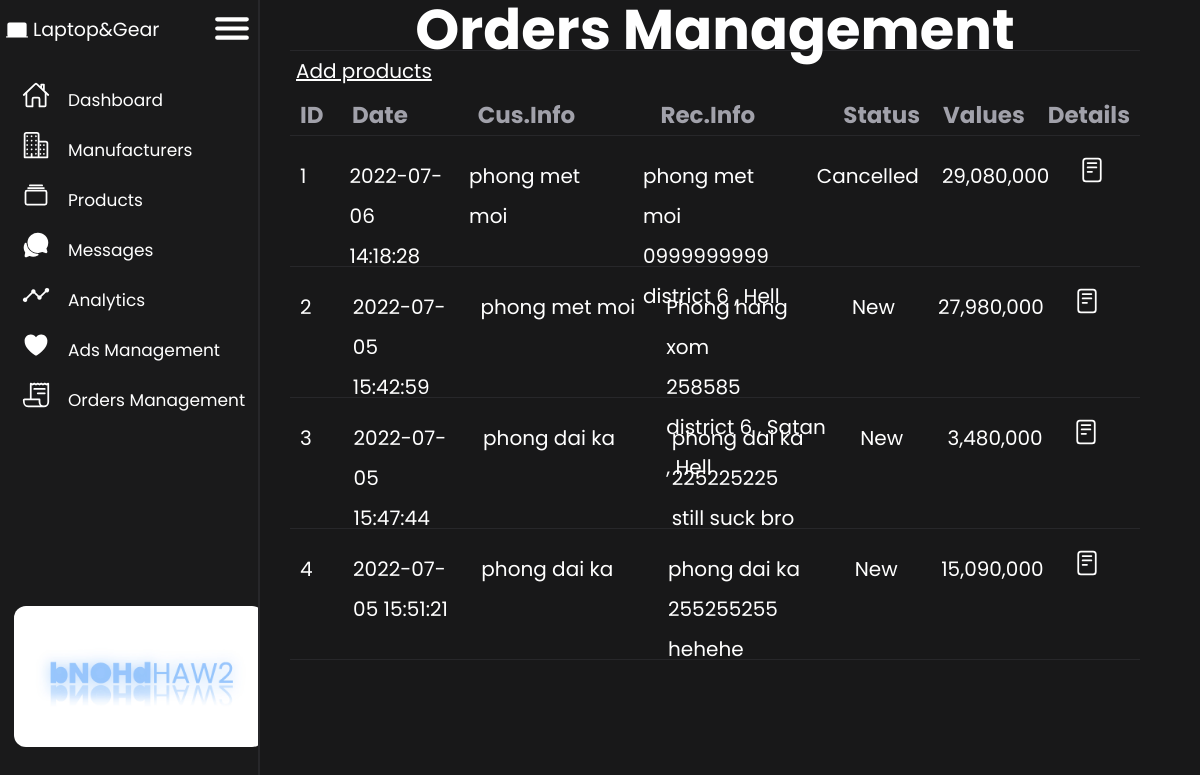
Screenshot of /admin-vip/orders/index.php (signed in) with the database file from the repository.
### tables this page shows
CREATE TABLE `orders` (
  `id` int(11) NOT NULL,
  `customer_id` int(11) NOT NULL,
  `name_receiver` varchar(50) NOT NULL,
  `phone_receiver` char(20) NOT NULL,
  `address_receiver` varchar(200) NOT NULL,
  `status` int(11) NOT NULL,
  `created_at` timestamp NOT NULL DEFAULT current_timestamp() ON UPDATE current_timestamp(),
  `total_price` float NOT NULL
);

CREATE TABLE `customers` (
  `id` int(11) NOT NULL,
  `fullname` varchar(50) NOT NULL,
  `email` varchar(100) NOT NULL,
  `password` varchar(200) NOT NULL,
  `token` varchar(200) DEFAULT NULL,
  `phone_number` varchar(20) NOT NULL,
  `address` varchar(200) NOT NULL
);

### admin-vip/orders/index.php (the view, shortened to what this page needs)
<!DOCTYPE html>
<html lang="en">
<head>
    <link rel="stylesheet" href="../style.css">
    <link rel="stylesheet" href="../base.css">
    <link rel="stylesheet" href="https://cdnjs.cloudflare.com/ajax/libs/font-awesome/6.1.1/css/all.min.css" />
</head>
<body>
    <div class="Nav-container">
        <?php include '../menu.php'?>
    </div>
    <div class="main-container">
        <div class="main-title">
            <h1>Orders Management</h1>
        </div>
        <div>
            <a href="form_insert.php">Add products</a>
        </div>
        <?php
            require_once '../connect.php';
            $sql = "select orders.*,customers.fullname,customers.phone_number,customers.address from orders join customers
            on customers.id = orders.customer_id";
            $result = mysqli_query($connect,$sql);
        ?>
        <div class="table-orders">
            <div class="table-heading">ID</div>
            <div class="table-heading">Date</div>
            <div class="table-heading">Cus.Info</div>
            <div class="table-heading">Rec.Info</div>
            <div class="table-heading">Status</div>
            <div class="table-heading">Values</div>
            <div class="table-heading">Details</div>
        </div>
        <?php foreach ($result as $each ) { ?>
           <div class="table-order-item">
                <div class="table-item-content"><?php echo $each['id'] ?></div>
                <div class="table-item-content"><?php echo $each['created_at'] ?></div>
                <div class="table-item-content">
                    <p><?php echo $each['fullname']  ?></p>
                </div>
                <div class="table-item-content">
                    <p><?php echo $each['name_receiver']  ?></p>
                    <p><?php echo $each['phone_receiver']  ?></p>
                    <p><?php echo $each['address_receiver']  ?></p>
                </div>
                <div class="table-item-content">
                    <?php switch ($each['status']){
                        case '0':
                            echo "New";break;
                        case '2':
                            echo "Cancelled";break;
                    };
                    ?>
                </div>
                <div class="table-item-content"><?php echo number_format($each['total_price']) ?></div>
                <div class="table-item-content">
                    <a href="detail.php?id=<?php echo $each['id'] ?>&status=<?php echo $each['status'] ?>"><ion-icon name="reader-outline"></ion-icon></a>
                </div>
           </div>
        <?php  } ?>
    </div>
</body>
</html>

### admin-vip/style.css (style rules this page uses)
* { margin: 0; padding: 0; box-sizing: border-box; font-family: 'Poppins', sans-serif; }
html { font-size: 62.5%; line-height: 2rem; font-family: 'Poppins', sans-serif; box-sizing: border-box; }
body { display: flex; width: 100%; }
.Nav-container { position: relative; top:0; left: 0; }
.main-container { padding-left: 20px; padding-right: 50px; flex: 1; background-color: var(--body-color); color: var(--text-color); }
.main-container .main-title { font-size: 2.8rem; text-align: center; padding: 10px; margin-bottom: 10px; border-bottom: 1px solid var(--border-color); }
.main-container div { margin: 10px; }
.main-container div a { font-size: 2rem; padding: 6px; margin: auto; }
.table-orders { display: grid; grid-template-columns: 0.6fr 1.5fr 2.2fr 2.2fr 1fr 1fr 1fr ; grid-template-rows: 40px; gap: 3px; border-bottom: 1px solid var(--border-color); }
.table-order-item { display: grid; grid-template-columns: 0.6fr 1.5fr 2.2fr 2.2fr 1fr 1fr 1fr; grid-template-rows: 120px; gap: 3px; border-bottom: 1px solid var(--border-color); }
.table .table-heading , .table-product .table-heading, .table-orders .table-heading,.table-orders-details .table-heading { font-weight: bold; font-size: 2.3rem; color: rgba(161,161,170,1); }
.table-item-content { font-size: 2rem; line-height: 40px; }
.table-item-content a { text-align: center; }
.table-item-content ion-icon { font-size: 2.8rem; }

### admin-vip/base.css (style rules this page uses)
:root { --background-color: rgba(24,24,25,.6); --body-color : rgba(24,24,25,1); --sidebar-color : rgba(24,24,25,0.99); --text-color : #fff; --border-color : rgba(39,39,42,1); --main-color : #1f1c2e; --background-customer-color : #fff; }
* { margin: 0; padding: 0; box-sizing: border-box; font-family: 'Poppins', sans-serif; }
html { font-size: 62.5%; line-height: 2rem; font-family: 'Poppins', sans-serif; box-sizing: border-box; }
body { display: flex; width: 100%; overflow: hidden; }
a { color: var(--text-color); background-color: transparent; }

### rows the page displays
orders: id "1", created_at "2022-07-06 14:18:28", customer.fullname "phong met moi", name_receiver "phong met moi", phone_receiver "0999999999", address_receiver "district 6 , Hell", status "Cancelled", total_price "29,080,000"
orders: id "2", created_at "2022-07-05 15:42:59", customer.fullname "phong met moi", name_receiver "Phong hang xom", phone_receiver "258585", address_receiver "district 6 , Satan , Hell", status "New", total_price "27,980,000"
orders: id "3", created_at "2022-07-05 15:47:44", customer.fullname "phong dai ka", name_receiver "phong dai ka", phone_receiver "225225225", address_receiver "still suck bro", status "New", total_price "3,480,000"
orders: id "4", created_at "2022-07-05 15:51:21", customer.fullname "phong dai ka", name_receiver "phong dai ka", phone_receiver "255255255", address_receiver "hehehe", status "New", total_price "15,090,000"
